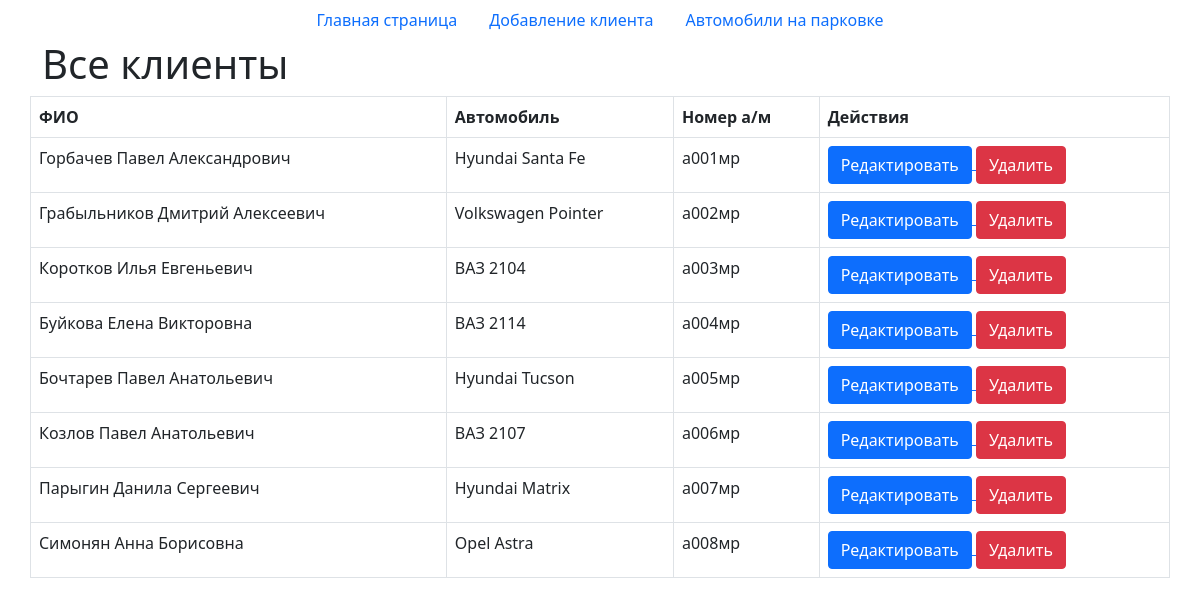
The page / on the database its author committed.
### tables this page shows
CREATE TABLE `clients` (
  `id` int NOT NULL,
  `ФИО` varchar(100) NOT NULL,
  `Пол` char(1) NOT NULL DEFAULT 'М',
  `Телефон` varchar(12) NOT NULL DEFAULT '89608752390',
  `Адрес` varchar(100) NOT NULL DEFAULT 'Бакинская, 13',
  `Автомобиль` int DEFAULT NULL
);

CREATE TABLE `cars` (
  `id` int NOT NULL,
  `Марка` varchar(50) NOT NULL,
  `Модель` varchar(50) NOT NULL,
  `Цвет` varchar(50) NOT NULL,
  `Госномер` varchar(12) NOT NULL,
  `Статус` tinyint(1) NOT NULL DEFAULT '0'
);

### index.php (the view, shortened to what this page needs)
<!DOCTYPE html>
<html>
<head>
  <link href="https://cdn.jsdelivr.net/npm/bootstrap@5.0.0-beta2/dist/css/bootstrap.min.css" rel="stylesheet"
>
</head>
<body>
  <?php require_once 'process.php'; ?>
  <?php
    $mysqli = new mysqli('localhost', 'root', 'root', 'parking') or die(mysqli_error($mysqli));
    $name = $mysqli->query("SELECT * FROM clients") or die($mysqli->error);
    $car = $mysqli->query("SELECT * FROM cars") or die ($mysqli->error);
  ?>
  <nav class="nav justify-content-center">
    <a class="nav-link" href="index.php">Главная страница</a>
    <a class="nav-link" href="add.php">Добавление клиента</a>
    <a class="nav-link" href="parking.php">Автомобили на парковке</a>
  </nav>
  <div class="container">
    <div class="row">
      <h1>Все клиенты</h1>
      <table class="table table-bordered">
        <thead>
          <tr>
            <th scope="col">ФИО</th>
            <th scope="col">Автомобиль</th>
            <th scope="col">Номер а/м</th>
            <th scope="colspan-2">Действия</th>
          </tr>
        </thead>
        <tbody>
          <?php while ($row = $name->fetch_assoc() and $cell = $car->fetch_assoc()): ?>
          <tr>
            <td><?php echo $row['ФИО'] ?></td>
            <td><?php echo $cell['Марка']; echo " "; echo $cell['Модель'] ?></td>
            <td><?php echo $cell['Госномер'] ?></td>
            <td>
            <form action="process.php" method="GET">
                <a href="edit.php?edit=<?php echo $row['id']; ?>">
                  <button type="button" class="btn btn-primary">Редактировать</button>
                </a>
                <a href="process.php?delete=<?php echo $row['id'];?>&car=<?php echo $cell['id']; ?>">
                  <button type="button" class="btn btn-danger">Удалить</button>
                </a>
              </form>
            </td>
          </tr>
          <?php endwhile; ?>
        </tbody>
      </table>
    </div>
  </div>
</body>
</html>

### rows shown on the page
cars: Марка "Hyundai", Модель "Santa Fe", Госномер "а001мр"
clients: ФИО "Горбачев Павел Александрович"
cars: Марка "Volkswagen", Модель "Pointer", Госномер "а002мр"
clients: ФИО "Грабыльников Дмитрий Алексеевич"
cars: Марка "ВАЗ", Модель "2104", Госномер "а003мр"
clients: ФИО "Коротков Илья Евгеньевич"
cars: Марка "ВАЗ", Модель "2114", Госномер "а004мр"
clients: ФИО "Буйкова Елена Викторовна"
cars: Марка "Hyundai", Модель "Tucson", Госномер "а005мр"
clients: ФИО "Бочтарев Павел Анатольевич"
cars: Марка "ВАЗ", Модель "2107", Госномер "а006мр"
clients: ФИО "Козлов Павел Анатольевич"
cars: Марка "Hyundai", Модель "Matrix", Госномер "а007мр"
clients: ФИО "Парыгин Данила Сергеевич"
cars: Марка "Opel", Модель "Astra", Госномер "а008мр"
clients: ФИО "Симонян Анна Борисовна"
